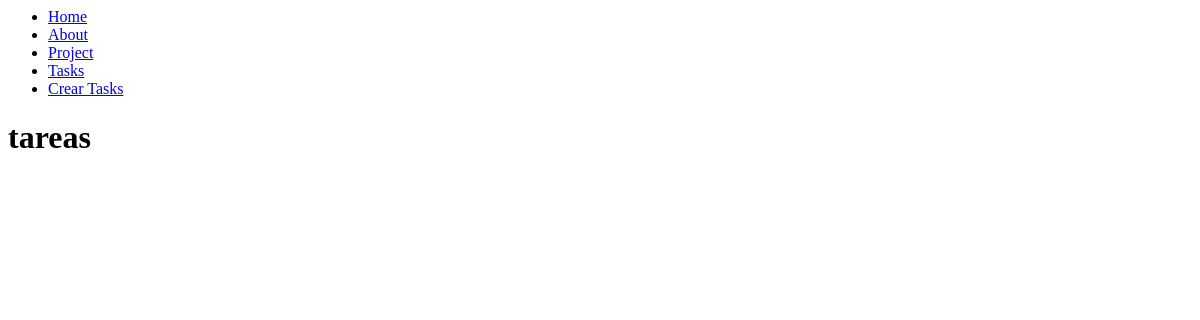
The page /tasks/ on the database as committed earlier.
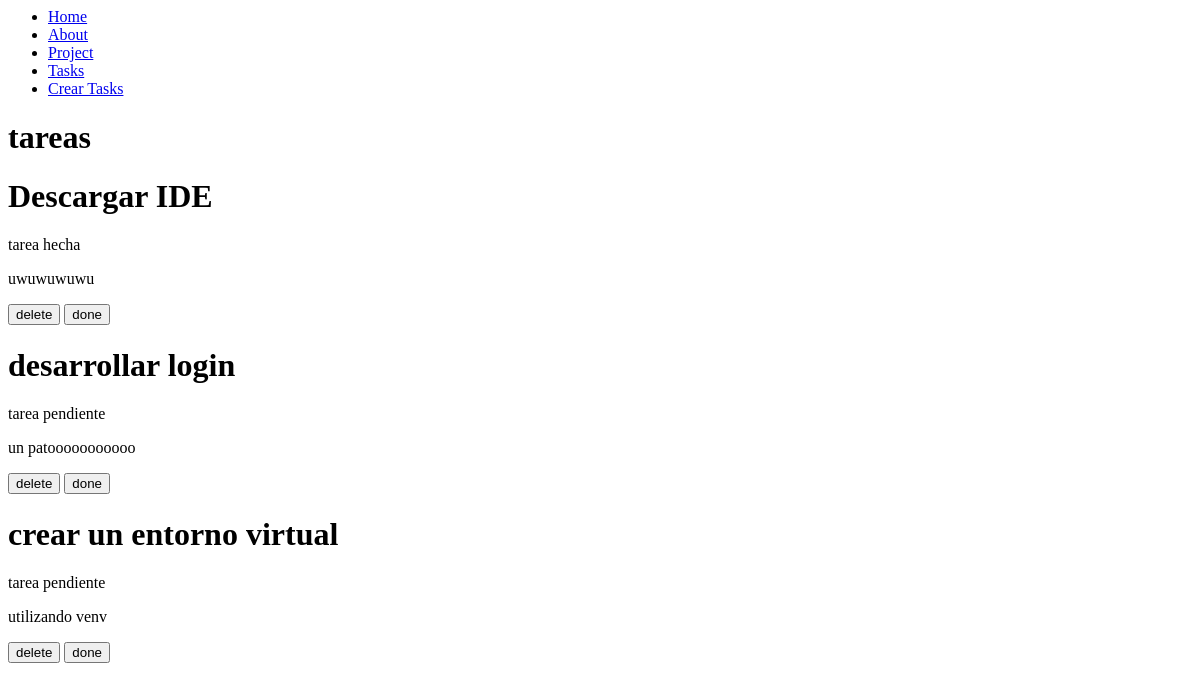
The same page on the database as committed later.
### myapp/models.py (models this page shows, shortened)
class Task(models.Model):
    title = models.CharField(max_length=200)
    description = models.TextField()
    project = models.ForeignKey(Project, on_delete=models.CASCADE)
    done = models.BooleanField(default=False)

### myapp/views.py (the view)
# urls.py: path('tasks/', views.tasks),
def tasks(request):
    taskss = Task.objects.all()
    return render(request, 'tasks.html',{
        'tasks': taskss
    })

### myapp/templates/tasks.html (shortened to what this page needs)
{% extends "layouts/base.html" %}
{% block content %}
<h1>tareas</h1>
{% for task in tasks %}
    <div>
        <h1>{{task.title}}</h1>
        {% if task.done == False %}
        <p> tarea pendiente</p>
        {% else%}
        <p> tarea hecha</p>
        {% endif %}
        <p>{{task.description}}</p>
        <button>delete</button>
        <button>done</button>
    <div>
{% endfor %}
{% endblock %}

Rows that differ between the two databases and show on the page:
added Task: title "Descargar IDE", done "tarea hecha", description "uwuwuwuwu"
added Task: title "desarrollar login", done "tarea pendiente", description "un patooooooooooo"
added Task: title "crear un entorno virtual", done "tarea pendiente", description "utilizando venv"
